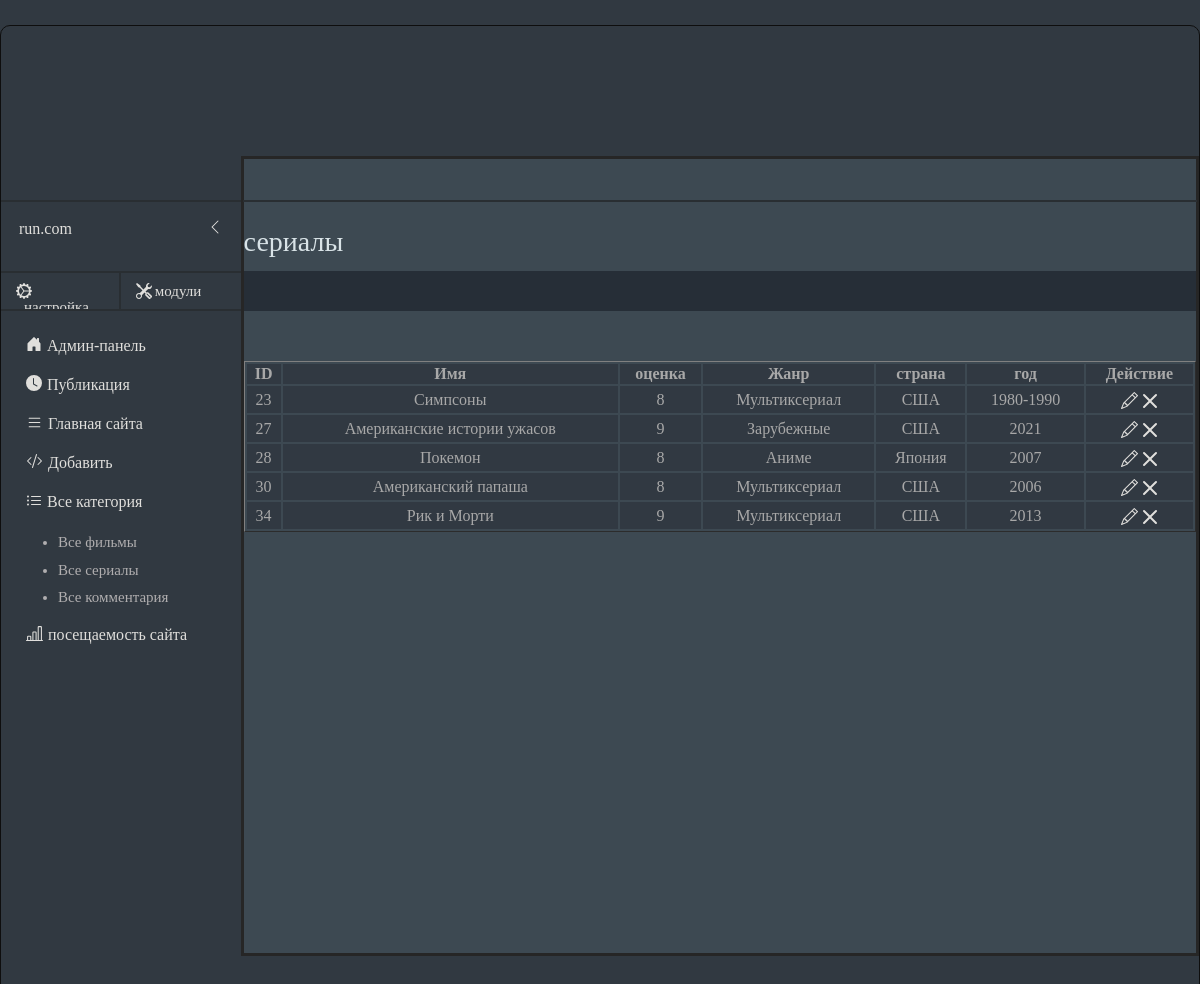
Page /admin.php?action=allnow on the committed database.
### tables this page shows
CREATE TABLE `items` (
  `id` int(11) NOT NULL,
  `addDate` int(32) NOT NULL,
  `itemName` text NOT NULL,
  `itemCost` text NOT NULL,
  `itemCountry` text NOT NULL,
  `itemRaisal` int(9) NOT NULL,
  `itemGenre` int(9) NOT NULL,
  `itemDescription` text NOT NULL,
  `itemMainImg` text NOT NULL,
  `itemMainVideo` text NOT NULL,
  `itemSeries` text NOT NULL,
  `itemEstimation` text NOT NULL,
  `itemTime` text NOT NULL
);

### select.php (called while the page is built, shortened)
<?php
		if($item['itemGenre'] == '1') $items = 'скоро';
		elseif($item['itemGenre'] == '2') $items = '1960-1970';
		elseif($item['itemGenre'] == '3') $items = '1970-1980';
		elseif($item['itemGenre'] == '4') $items = '1980-1990';
		elseif($item['itemGenre'] == '5') $items = '1990-2005';
		elseif($item['itemGenre'] == '6') $items = '2005';
		elseif($item['itemGenre'] == '7') $items = '2006';
		elseif($item['itemGenre'] == '8') $items = '2007';
		elseif($item['itemGenre'] == '9') $items = '2008';
		elseif($item['itemGenre'] == '10') $items = '2009';
		elseif($item['itemGenre'] == '12') $items = '2010';
		elseif($item['itemGenre'] == '13') $items = '2011';
		elseif($item['itemGenre'] == '14') $items = '2012';
		elseif($item['itemGenre'] == '15') $items = '2013';
		elseif($item['itemGenre'] == '16') $items = '2014';
		elseif($item['itemGenre'] == '17') $items = '2015';
		elseif($item['itemGenre'] == '18') $items = '2016';
		elseif($item['itemGenre'] == '19') $items = '2017';
		elseif($item['itemGenre'] == '20') $items = '2018';
		elseif($item['itemGenre'] == '21') $items = '2019';
		elseif($item['itemGenre'] == '22') $items = '2020';
		elseif($item['itemGenre'] == '23') $items = '2021';
?>

### admin.php (the view, shortened to what this page needs)
<?php
	$action = $_GET['action'];
	$act_title = "";
	$content = "";
	include('select.php');
	$db = mysqli_connect('localhost','root',"","arun");
	if($db){
	if($action == "addnewitem"){
		$title = "Добавить кино";
		$act_title = "Добавление нового  на сайт";
		if($_SERVER['REQUEST_METHOD'] === "POST"){
			$trust ='';
			if(empty($_POST['itemName']) OR strlen($_POST['itemName']) < 3) $trust .= "Не заполнина поле <b>Имя</b> или меньше 3 букв <br/>";
			if(empty($_POST['itemCountry']) OR strlen($_POST['itemCountry']) < 5) $trust .= "Не заполнина <b>Страна</b> поле или меньше 5 букв <br/>";
			if(empty($_POST['itemDescription']) OR strlen($_POST['itemDescription']) < 15) $trust .= "Не заполнина <b>Описание</b> поле или меньше 15 букв <br/>";
			if(empty($_POST['itemGenre'])) $trust .= "Не выбран <b>Жанр</b> фильма <br/>";
			if(empty($_POST['itemCost'])) $trust .= "не выбран <b>Год</b> выпуска <br/>";
			if(empty($_POST['itemRaisal'])) $trust .= "Не выбран <b>Оценка</b> на фильм <br/>";
			if(empty($_FILES['itemMainImg']['name'])) $trust .="<b>Изображение</b> не загружон или не выбран";
			if($_FILES['itemMainImg']['name'] AND $_FILES['itemMainImg']['size'] > 10000000) $trust .="Ошибка: <b>Изображение не иожет содержат больше 5мб</b>  <br/>";
			if(!empty($_FILES['itemMainImg']['error'])) $trust .="<b>Изображение</b> не возможно";
			if(empty($_POST['itemMainVideo']) OR strlen($_POST['itemMainVideo']) < 3) $trust .= "Не заполнина поле <b>видио</b><br/>";
			if(empty($_POST['itemSeries'])) $trust .= "напишите пожалуста кино или сериал";
			if(empty($_POST['itemTime'])) $trust .= "напишите Продолжительность фильма";
		if(empty($trust)){
		$uploadedFile = dirname(__FILE__)."/images/";
		$mainImg = mktime()."_".$_FILES['itemMainImg']['name'];
		move_uploaded_file($_FILES['itemMainImg']['tmp_name'], $uploadedFile.$mainImg);
			$addDate = mktime();
			$itemName = trim($_POST['itemName']);
			$itemCountry = trim($_POST['itemCountry']);
			$itemDescription = trim($_POST['itemDescription']);
			$itemGenre = trim($_POST['itemGenre']);
			$itemCost = trim($_POST['itemCost']);
			$itemRaisal = trim($_POST['itemRaisal']);
			$itemMainVideo = trim($_POST['itemMainVideo']);
			$itemSeries = trim($_POST['itemSeries']);
			$itemTime = trim($_POST['itemTime']);
			$insertQuery ="INSERT INTO `items` (addDate, itemName, itemCountry, itemDescription, itemGenre, itemCost, itemRaisal,itemMainImg,itemMainVideo, itemSeries,itemTime) VALUES('{$addDate}', '{$itemName}', '{$itemCountry}', '{$itemDescription}', '{$itemGenre}', '{$itemCost}', '{$itemRaisal},', '{$mainImg}', '{$itemMainVideo}', '{$itemSeries}','{$itemTime}')";
			if(mysqli_query($db, $insertQuery)){
				$content .= "Кино добавлен, <a href='admin.php?action=allitems'>вернуться списку кино</a>";
			}else{
				$content .= "Ошибка Кино не добавлен.Информация для отладки: <b>MSQLERROR: ".mysqli_errno($db).", MYSQL MSG:".mysqli_error($db)."</b>";
			}
		}else{
			$content .= "<b>Ошибка:</b> заполните данныx, Вы не указали <br/>";
			$content .= $trust;
		}
		}else{
		$content .= <<<HTML
		<form method="POST" action="" enctype="multipart/form-data">
		<div class="imginput">
			<center><span class="imgclass">200 x 300</span></center>
		</div>
		<input type="text" name="itemName" class="itemName" placeholder="Название" /><br/>
		<textarea  name="itemDescription" class="itemDescription" placeholder="опишите кино"></textarea></br></br>
		<input type="text" name="itemTime" class="itemTime" placeholder="Продолжительность" /><br/>
		<input type="text" name="itemCountry" class="itemCost" placeholder="страна" /><br/>
		<input type="text" name="itemCost" class="itemCost" style="margin-top: -11px;" placeholder="Жанр" /><br/>
		<input type="number" name="itemRaisal" class="itemRaisal" placeholder="оценка" /><br/>
		<input type="text" name="itemMainVideo" class="itemMainVideo" placeholder="Укажите ссылку на кино" /><br/>
		<input type="text" name="itemSeries" class="itemSeries"  placeholder="Укажите сериал или кино" /><br/>
		<input type="file"  class="itemMainImg" name="itemMainImg" />
		<input type="submit" class="submit" value="Добавить кино" />
				<select name="itemGenre" class="itemGenre" multiple>
HTML;
		$content .= displayallCategory();
	$content .= <<<HTML
		</select><br/>
		</form>
HTML;
		}
	}elseif($action == "allnow"){
		$act_title = "сериалы";
		$selectQuery = "SELECT * FROM `items` WHERE 'Сериал' like concat('%',`itemSeries`,'%')";
		if($result = mysqli_query($db, $selectQuery)){
			$items = mysqli_fetch_all($result, MYSQLI_ASSOC);
		$content .= <<<HTML
		<style>
		th{
			text-align:center;
			background-color:#313942;
		}
		.itemtd{
			text-align:center;
			padding:3px;
			background-color:#313942;
		}
		.item-action{
			text-align:center;
			font-size:18px;
		}
		.tr-content:hover{
			background-color:#464646;
		}
		</style>
			<table border="1px" bodercolor="#cecece" style="width:100%;">
HTML;
			$content .= <<<HTML
				<div class="tradmin">
				<tr>
				<th>ID</th>
				<th>Имя</th>
				<th>оценка</th>
				<th>Жанр</th>
				<th>страна</th>
				<th>год</th>
				<th>Действие</th>
				</tr>
				</div>
HTML;
			if(!empty($items)){
				foreach($items as $item){
					include('select.php');
						$content .= <<<HTML
								<tr class='tr-content'>
						<td class='itemtd'>{$item['id']}</td>
						<td class='itemtd'>{$item['itemName']}</td>
						<td class='itemtd'>{$item['itemRaisal']}</td>
						<td class='itemtd'>{$item['itemCost']}</td>
						<td class='itemtd'>{$item['itemCountry']}</td>
						<td class='itemtd'>{$items}</td>
						<td class='itemtd item-action'>
						<a href='/admin.php?action=edititem&id={$item['id']}'>
								<svg xmlns="http://www.w3.org/2000/svg" width="17" height="17" fill="currentColor" class="bi bi-pencil" viewBox="0 0 16 16">
								  <path d="M12.146.146a.5.5 0 0 1 .708 0l3 3a.5.5 0 0 1 0 .708l-10 10a.5.5 0 0 1-.168.11l-5 2a.5.5 0 0 1-.65-.65l2-5a.5.5 0 0 1 .11-.168l10-10zM11.207 2.5 13.5 4.793 14.793 3.5 12.5 1.207 11.207 2.5zm1.586 3L10.5 3.207 4 9.707V10h.5a.5.5 0 0 1 .5.5v.5h.5a.5.5 0 0 1 .5.5v.5h.293l6.5-6.5zm-9.761 5.175-.106.106-1.528 3.821 3.821-1.528.106-.106A.5.5 0 0 1 5 12.5V12h-.5a.5.5 0 0 1-.5-.5V11h-.5a.5.5 0 0 1-.468-.325z"/>
								</svg>
							</a>
							<a href='/admin.php?action=deleteitem&id={$item['id']}'>
							<svg xmlns="http://www.w3.org/2000/svg" width="16" height="16" fill="currentColor" class="bi bi-x-lg" viewBox="0 0 16 16">
							  <path d="M1.293 1.293a1 1 0 0 1 1.414 0L8 6.586l5.293-5.293a1 1 0 1 1 1.414 1.414L9.414 8l5.293 5.293a1 1 0 0 1-1.414 1.414L8 9.414l-5.293 5.293a1 1 0 0 1-1.414-1.414L6.586 8 1.293 2.707a1 1 0 0 1 0-1.414z"/>
							</svg>
							</a>
						</td>
						</tr>
HTML;
				}
		}else{
			$content .= "Базе нет кино";
		}
				$content .= <<<HTML
				</table>
HTML;
		}else{
			$content .="<b>Ошибка:</b> Не удалось выполнить задачу все кино из базы данных";
		}
	}elseif($action == "search"){
	include('searchadmin.php');
	}
	}else{
		$act_title = "Ошибка: нет подлючение на база данных";
	}
?>
<html>
<head>
 <link href="https://cdn.jsdelivr.net/npm/bootstrap@5.0.1/dist/css/bootstrap.min.css" rel="stylesheet">
 <link rel="stylesheet" href="css/style.css?v=60">
</head>
<body>
			<div id="wrapperadmin">
<div class="conteneradmin">
		 <div class="admin-horizontal">
			<div class="admintitle">
				<span><?=$act_title?></span>
			</div>
			<div class="titlename"></div>
				<?=$content?>
		 </div>
		 <div class="horleft">
			<div class="horizontaladmin"></div>
			<div id="adminlink">
			<a href="/">
				<p>run.com</p>
				<div class="glyphicon glyphicon-menu-left">
					<svg xmlns="http://www.w3.org/2000/svg" width="16" height="16" fill="currentColor" class="bi bi-chevron-left" viewBox="0 0 16 16">
					  <path fill-rule="evenodd" d="M11.354 1.646a.5.5 0 0 1 0 .708L5.707 8l5.647 5.646a.5.5 0 0 1-.708.708l-6-6a.5.5 0 0 1 0-.708l6-6a.5.5 0 0 1 .708 0z"/>
					</svg>
				</div>
			</div>
			<div class="adminicon">
				<div class="iconleft">
					<a href="#">
						<div class="leftnac">
							<p>
						настройка
						</p>
						</div>
					</a>
				</div>
				<div class="iconright">
						<a href="#">
						<div class="leftnac">
							<p>
						модули
						</p>
						</div>
					</a>
				</div>
				</div>
				<div id="menuadmin">
					<div class="adminame">
							<div class="menuicon">
												<a href="/admin.php">
								<p>
								Админ-панель
								</p>
													</a>
							</div>
								<div class="menuicon">
												<a href="#">
						<svg xmlns="http://www.w3.org/2000/svg" width="16" height="16" fill="currentColor" class="bi bi-clock-fill" viewBox="0 0 16 16">
						  <path d="M16 8A8 8 0 1 1 0 8a8 8 0 0 1 16 0zM8 3.5a.5.5 0 0 0-1 0V9a.5.5 0 0 0 .252.434l3.5 2a.5.5 0 0 0 .496-.868L8 8.71V3.5z"/>
						</svg>
								<p>
								Публикация
								</p>
													</a>
							</div>
							<div class="menuicon">
												<a href="/">
								<p>
								Главная сайта
								</p>
													</a>
							</div>
							<div class="menuicon">
												<a href="/admin.php?action=addnewitem">
								<p>
								Добавить
								</p>
													</a>
							</div>
							<div class="menuicon">
												<a href="#">
								<p style="    padding-right: 50px;margin: -2px 15px 5px 0px;">
								Все категория
								</p>
													</a>
							<div class="menucategory">
							<ul>
										<li><a href="/admin.php?action=allitems">Все фильмы</a></li>
										<li><a href="/admin.php?action=allnow">Все сериалы</a></li>
										<li><a href="/admin.php?action=comment">Все комментария</a></li>
							</ul>
									</div>
							</div>
							<div class="menuicon" style="	margin:25px 0px -20px 25px;">
												<a href="/admin.php?action=topitem">
								<p >
								 посещаемость сайта
								</p>
													</a>
							</div>
					</div>
				</div>
			</div>
		 </div>
</div>
</body>
</html>

### css/style.css (style rules this page uses)
body { background:url(../images/body.jpg) 50% 0 no-repeat #000; color:#a8a8a8; font-family:MagistralC; padding:0px; margin:0px; }
a { color: #e0dfdc; text-decoration: underline; }
a:-webkit-any-link { cursor: pointer; }
p { padding: 0 0 12px; }
td { display: table-cell; vertical-align: inherit; }
table { border-collapse: separate; text-indent: initial; border-spacing: 2px; }
#wrapperadmin { min-height:3000px; overflow:hidden; background-color:#313941; }
.tradmin { margin-top:50px; }
.conteneradmin { border-top:2px solid #292E32; height:2700px; border-radius:10px; margin-top:10px; margin:25px auto; border: 1px solid #0e0e0e; }
.conteneradmin { position: relative; z-index: 3; }
.admin-horizontal { width:80%; min-height:800px; float:right; margin:130px 0px 0px 0px; background-color:#3D4952; border:3px solid #262626; color:#D9E3E7; }
.admintitle { margin-top:62px; height:50px; width:100%; font-size:28px; }
.titlename { height:40px; background-color:#262E37; }
.horleft { overflow:hidden; float:left; min-height:800px; width:20%; }
.horizontaladmin { height:130px; }
#adminlink { height:50px; }
#adminlink p { float:left; margin:16px 18px 18px 18px; font-size:16px; }
.glyphicon-menu-left { font-size:20px; float:right; margin:18px; }
.adminicon { height:40px; width:100%; border-top:2px solid #292E32; border-bottom:2px solid #292E32; overflow:hidden; }
.iconleft { height:40px; width:50%; float:left; border-right:2px solid #292E32; overflow:hidden; }
.leftnac { margin:10px 15px 15px 15px; float:left; }
.leftnac p { margin:-3px 15px 15px 0px; font-size:15px; float:right; padding-left:3px; }
#menuadmin { margin-top:15px; min-height:500px; width:100%; }
.adminame { height:35px; }
.menuicon { margin:10px 0px -20px 25px; float:left; }
.menuicon p { margin:-2px 15px 15px 0px; font-size:16px; float:right; padding-left:5px; }
.menucategory { margin:-5px 5px 15px 0px; color:#B0AEAF; height:100px; }
.menucategory li { font-size:15px; margin-bottom:5px; }
.menucategory a { color:#B0AEAF; }
a { text-decoration: none; }

### admin.php (style rules this page uses)
th { text-align:center; background-color:#313942; }
.itemtd { text-align:center; padding:3px; background-color:#313942; }
.item-action { text-align:center; font-size:18px; }

### rows in the picture
items: id "23", itemName "Симпсоны", itemRaisal "8", itemCost "Мультиксериал", itemCountry "США", itemGenre "1980-1990"
items: id "27", itemName "Американские истории ужасов", itemRaisal "9", itemCost "Зарубежные", itemCountry "США", itemGenre "2021"
items: id "28", itemName "Покемон", itemRaisal "8", itemCost "Аниме", itemCountry "Япония", itemGenre "2007"
items: id "30", itemName "Американский папаша", itemRaisal "8", itemCost "Мультиксериал", itemCountry "США", itemGenre "2006"
items: id "34", itemName "Рик и Морти", itemRaisal "9", itemCost "Мультиксериал", itemCountry "США", itemGenre "2013"

### other values in the picture
$act_title "сериалы"
